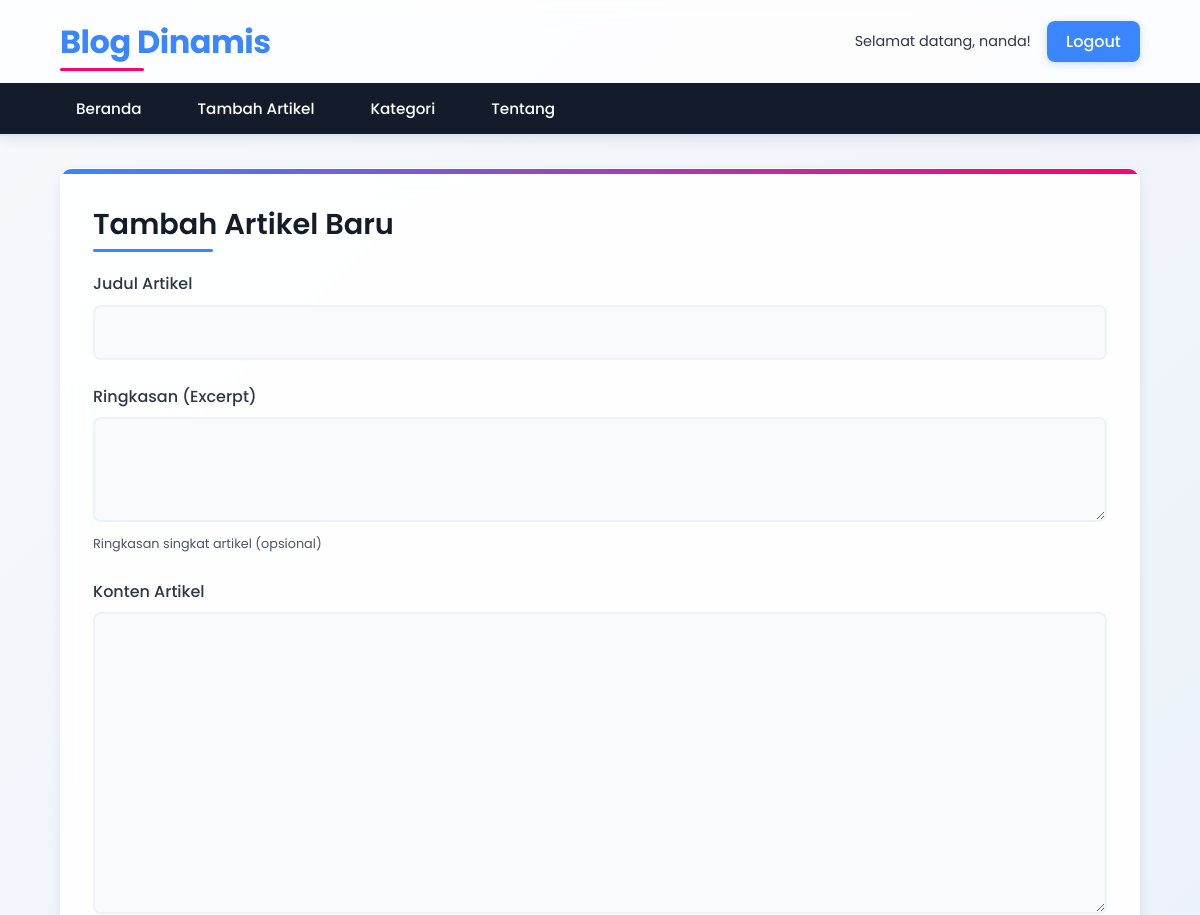
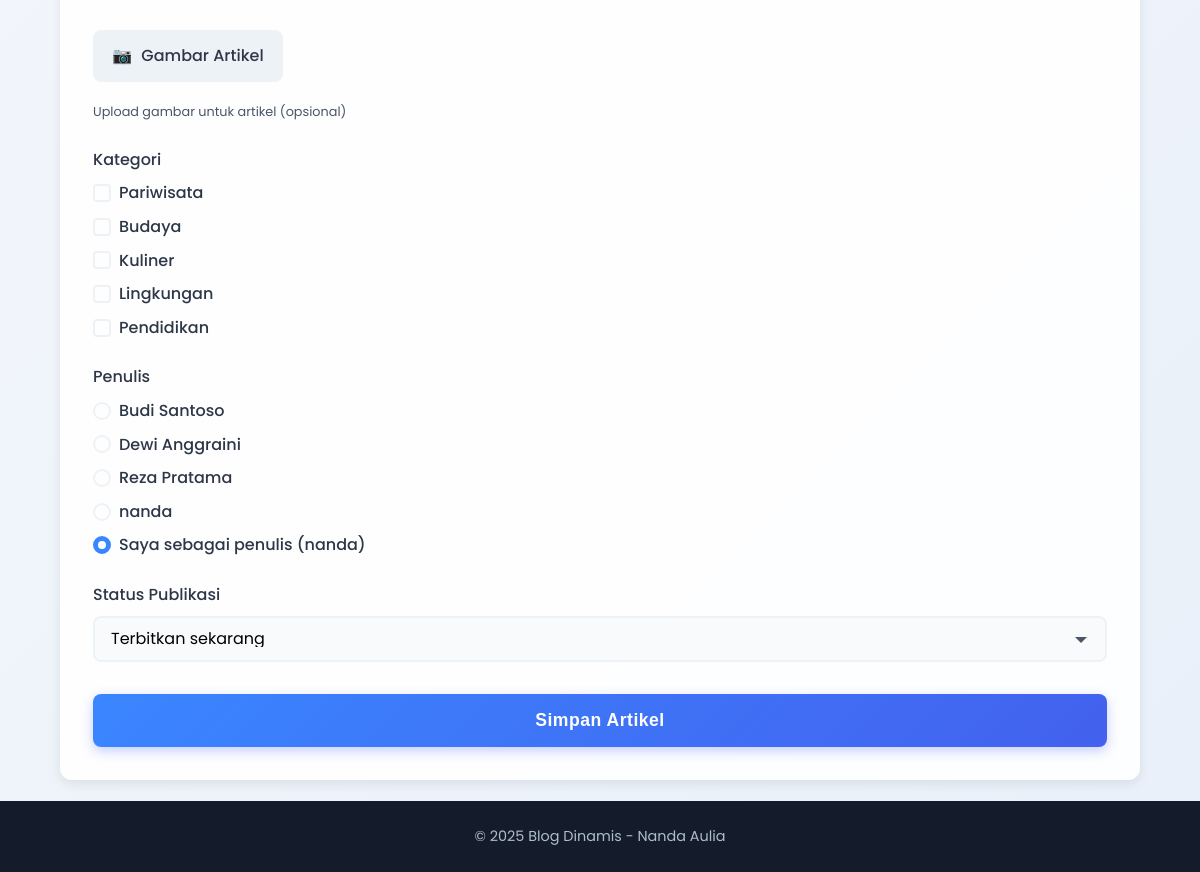
The page /add_article.php (signed in) on the database its author committed (2 pictures, top to bottom).
### tables this page shows
CREATE TABLE IF NOT EXISTS `category` (
  `category_id` int NOT NULL AUTO_INCREMENT,
  `name` varchar(50) NOT NULL,
  `slug` varchar(50) NOT NULL,
  PRIMARY KEY (`category_id`),
  UNIQUE KEY `slug` (`slug`)
);

CREATE TABLE IF NOT EXISTS `author` (
  `author_id` int NOT NULL AUTO_INCREMENT,
  `name` varchar(100) NOT NULL,
  `email` varchar(100) NOT NULL,
  `bio` text,
  `created_at` timestamp NULL DEFAULT CURRENT_TIMESTAMP,
  PRIMARY KEY (`author_id`),
  UNIQUE KEY `email` (`email`)
);

### add_article.php (the view, shortened to what this page needs)
<?php
require_once 'db_connect.php';
$query_categories = "SELECT category_id, name FROM category";
$result_categories = mysqli_query($conn, $query_categories);
$query_authors = "SELECT author_id, name FROM author";
$result_authors = mysqli_query($conn, $query_authors);
?>
<!DOCTYPE html>
<html lang="id">
<head>
    <link rel="stylesheet" href="styles/add_article.css">
</head>
<body>
    <header>
        <div class="header-container">
            <h1>Blog Dinamis</h1>
            <div class="user-section">
                <p>Selamat datang, <?php echo htmlspecialchars($_SESSION['username']); ?>!</p>
                <a href="logout.php">Logout</a>
            </div>
        </div>
        <nav>
            <ul>
                <li><a href="index.php">Beranda</a></li>
                <li><a href="add_article.php">Tambah Artikel</a></li>
                <li><a href="#">Kategori</a></li>
                <li><a href="#">Tentang</a></li>
            </ul>
        </nav>
    </header>
    <main>
        <section class="add-article">
            <h2>Tambah Artikel Baru</h2>
            <form action="process_article.php" method="POST" enctype="multipart/form-data">
                <div class="form-group">
                    <label for="title">Judul Artikel</label>
                    <input type="text" id="title" name="title" required>
                </div>
                <div class="form-group">
                    <label for="excerpt">Ringkasan (Excerpt)</label>
                    <textarea id="excerpt" name="excerpt" rows="3"></textarea>
                    <small>Ringkasan singkat artikel (opsional)</small>
                </div>
                <div class="form-group">
                    <label for="content">Konten Artikel</label>
                    <textarea id="content" name="content" rows="10" required></textarea>
                </div>
                <div class="form-group">
                    <label for="image">Gambar Artikel</label>
                    <small>Upload gambar untuk artikel (opsional)</small>
                </div>
                <div class="form-group">
                    <label>Kategori</label>
                    <?php while ($category = mysqli_fetch_assoc($result_categories)): ?>
                    <div class="checkbox-item">
                        <input type="checkbox" id="category_<?php echo $category['category_id']; ?>"
                               name="categories[]" value="<?php echo $category['category_id']; ?>">
                        <label for="category_<?php echo $category['category_id']; ?>">
                            <?php echo htmlspecialchars($category['name']); ?>
                        </label>
                    </div>
                    <?php endwhile; ?>
                </div>
                <div class="form-group">
                    <label>Penulis</label>
                    <?php while ($author = mysqli_fetch_assoc($result_authors)): ?>
                    <div class="radio-item">
                        <input type="radio" id="author_<?php echo $author['author_id']; ?>"
                               name="author_id" value="<?php echo $author['author_id']; ?>">
                        <label for="author_<?php echo $author['author_id']; ?>">
                            <?php echo htmlspecialchars($author['name']); ?>
                        </label>
                    </div>
                    <?php endwhile; ?>
                    <div class="radio-item">
                        <input type="radio" id="author_user" name="author_id" value="user" checked>
                        <label for="author_user">
                            Saya sebagai penulis (<?php echo htmlspecialchars($_SESSION['username']); ?>)
                        </label>
                    </div>
                </div>
                <div class="form-group">
                    <label for="status">Status Publikasi</label>
                    <select id="status" name="status">
                        <option value="published">Terbitkan sekarang</option>
                    </select>
                </div>
                <button type="submit">Simpan Artikel</button>
            </form>
        </section>
    </main>
    <footer>
        <p>&copy; <?php echo date('Y'); ?> Blog Dinamis - Nanda Aulia</p>
    </footer>
</body>
</html>

### rows shown on the page
category: name "Pariwisata"
category: name "Budaya"
category: name "Kuliner"
category: name "Lingkungan"
category: name "Pendidikan"
author: name "Budi Santoso"
author: name "Dewi Anggraini"
author: name "Reza Pratama"
author: name "nanda"

### other values the page prints
$_SESSION['username'] "nanda"
